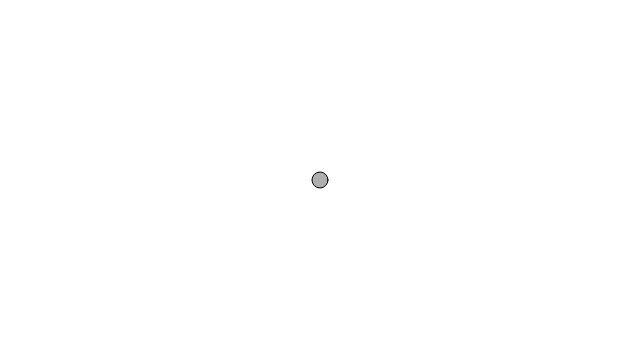
Frame 1 (no input)
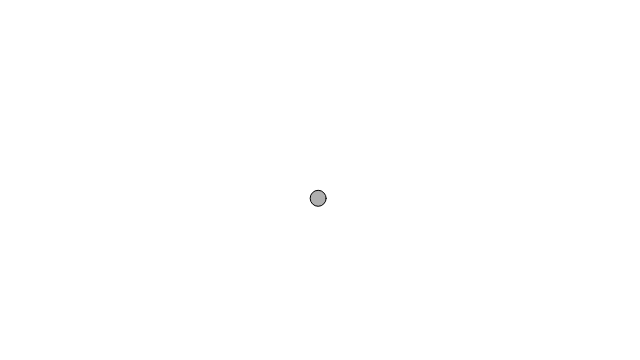
Frame 60 (no input)
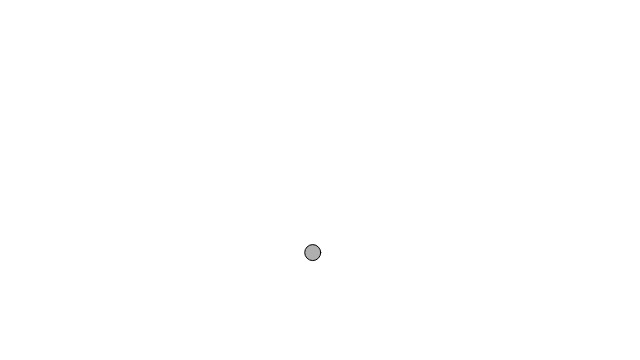
Frame 120 (the mouse pressed at the canvas centre since frame 60)

The p5.js sketch that drew these frames (run headless with seeded random() and noise() and a simulated clock; from frame 60 on, the mouse is pressed at the canvas centre):

// p5.js sketch
// ── sketch.js
let mover;

function setup() {
    createCanvas(640, 360);
    mover = new Mover();
}

function draw() {
    background(255);

    mover.update();
    mover.checkEdges();
    mover.display();
}

class Mover {
    constructor() {
        this.position = createVector(width/2, height/2);
        this.velocity = createVector(0, 0);
        this.acceleration = createVector(-0.001, 0.01);
    }

    update() {
        this.velocity.add(this.acceleration);
        this.velocity.limit(10);
        this.position.add(this.velocity);
    }

    display() {
        stroke(0);
        fill(175);
        ellipse(this.position.x, this.position.y, 16, 16);
    }

    checkEdges() {
        if (this.position.x > width) {
            this.position.x = 0;
        } else if (this.position.x < 0) {
            this.position.x = width;
        }

        if (this.position.y > height) {
            this.position.y = 0;
        } else if (this.position.y < 0) {
            this.position.y = height;
        }
    }

    limit(max) {
        if (this.velocity > max) {
            this.velocity.normalize();
            this.velocity.mult(max);
        }
    }
}
